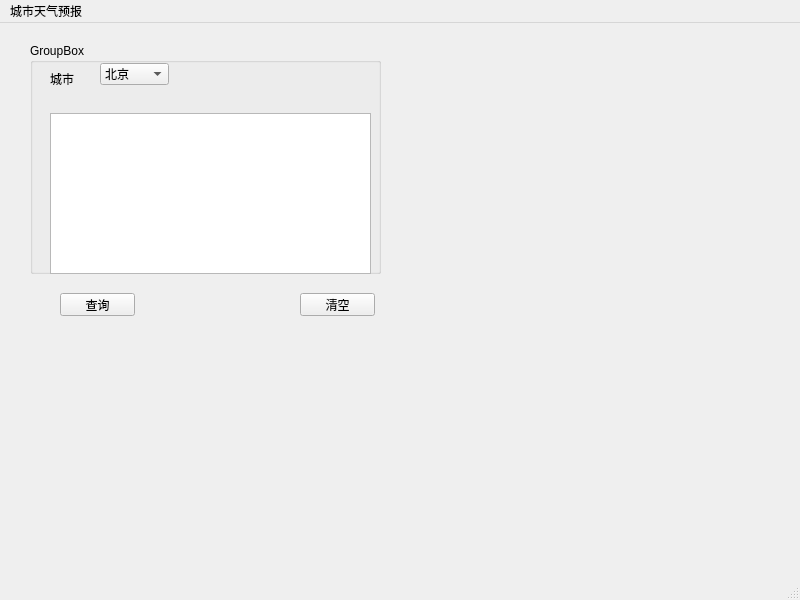
<?xml version="1.0" encoding="UTF-8"?>
<ui version="4.0">
 <class>MainWindow</class>
 <widget class="QMainWindow" name="MainWindow">
  <property name="geometry">
   <rect>
    <x>0</x>
    <y>0</y>
    <width>800</width>
    <height>600</height>
   </rect>
  </property>
  <property name="windowTitle">
   <string>MainWindow</string>
  </property>
  <widget class="QWidget" name="Dialog">
   <widget class="QGroupBox" name="groupBox">
    <property name="geometry">
     <rect>
      <x>30</x>
      <y>20</y>
      <width>351</width>
      <height>231</height>
     </rect>
    </property>
    <property name="title">
     <string>GroupBox</string>
    </property>
    <widget class="QLabel" name="label">
     <property name="geometry">
      <rect>
       <x>20</x>
       <y>30</y>
       <width>54</width>
       <height>12</height>
      </rect>
     </property>
     <property name="text">
      <string>城市</string>
     </property>
    </widget>
    <widget class="QComboBox" name="comboBox">
     <property name="geometry">
      <rect>
       <x>70</x>
       <y>20</y>
       <width>69</width>
       <height>22</height>
      </rect>
     </property>
     <item>
      <property name="text">
       <string>北京</string>
      </property>
     </item>
     <item>
      <property name="text">
       <string>上海</string>
      </property>
     </item>
    </widget>
    <widget class="QTextEdit" name="textEdit">
     <property name="geometry">
      <rect>
       <x>20</x>
       <y>70</y>
       <width>321</width>
       <height>161</height>
      </rect>
     </property>
     <property name="html">
      <string>&lt;!DOCTYPE HTML PUBLIC &quot;-//W3C//DTD HTML 4.0//EN&quot; &quot;http://www.w3.org/TR/REC-html40/strict.dtd&quot;&gt;
&lt;html&gt;&lt;head&gt;&lt;meta name=&quot;qrichtext&quot; content=&quot;1&quot; /&gt;&lt;style type=&quot;text/css&quot;&gt;
p, li { white-space: pre-wrap; }
&lt;/style&gt;&lt;/head&gt;&lt;body style=&quot; font-family:'SimSun'; font-size:9pt; font-weight:400; font-style:normal;&quot;&gt;
&lt;p style=&quot;-qt-paragraph-type:empty; margin-top:0px; margin-bottom:0px; margin-left:0px; margin-right:0px; -qt-block-indent:0; text-indent:0px;&quot;&gt;&lt;br /&gt;&lt;/p&gt;&lt;/body&gt;&lt;/html&gt;</string>
     </property>
    </widget>
   </widget>
   <widget class="QPushButton" name="clearButton">
    <property name="geometry">
     <rect>
      <x>300</x>
      <y>270</y>
      <width>75</width>
      <height>23</height>
     </rect>
    </property>
    <property name="text">
     <string>清空</string>
    </property>
   </widget>
   <widget class="QPushButton" name="queryButton">
    <property name="geometry">
     <rect>
      <x>60</x>
      <y>270</y>
      <width>75</width>
      <height>23</height>
     </rect>
    </property>
    <property name="text">
     <string>查询</string>
    </property>
   </widget>
  </widget>
  <widget class="QMenuBar" name="menubar">
   <property name="geometry">
    <rect>
     <x>0</x>
     <y>0</y>
     <width>800</width>
     <height>23</height>
    </rect>
   </property>
   <widget class="QMenu" name="menu">
    <property name="title">
     <string>城市天气预报</string>
    </property>
   </widget>
   <addaction name="menu"/>
  </widget>
  <widget class="QStatusBar" name="statusbar"/>
 </widget>
 <resources/>
 <connections>
  <connection>
   <sender>clearButton</sender>
   <signal>clicked()</signal>
   <receiver>textEdit</receiver>
   <slot>clear()</slot>
   <hints>
    <hint type="sourcelabel">
     <x>318</x>
     <y>300</y>
    </hint>
    <hint type="destinationlabel">
     <x>353</x>
     <y>212</y>
    </hint>
   </hints>
  </connection>
 </connections>
</ui>
